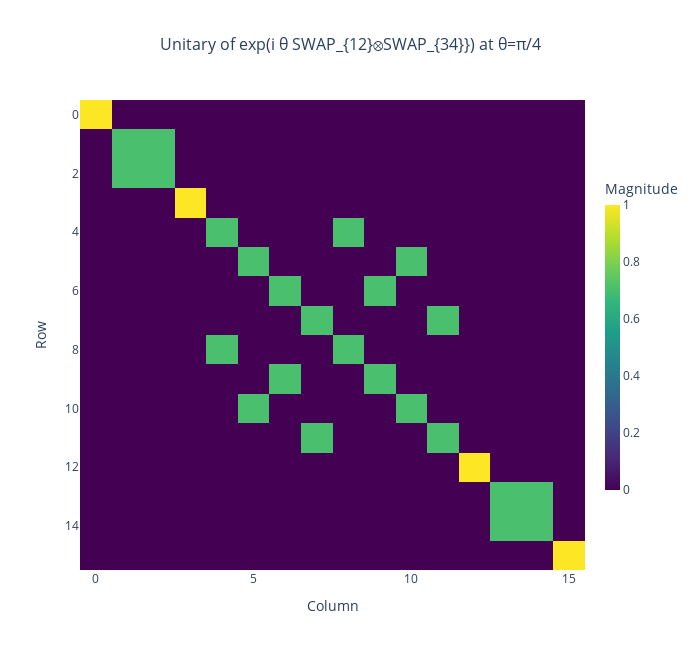

Notebook cell for this chart:
### Code cell
show_circuit(lambda th: exp_i_theta_SWAP12_SWAP34(th), n=4, theta=np.pi/4, max_length=15, title="exp(i θ SWAP_{12}⊗SWAP_{34}) on wires (0,1,2,3)")
print("\n== 4-qubit exp^{i θ SWAP_{12}⊗SWAP_{34}} action at θ=π/4 ==")
print_action(lambda th: exp_i_theta_SWAP12_SWAP34(th), n=4, theta=np.pi/4)
plot_complex_matrix_interactive(unitary_of(lambda th: exp_i_theta_SWAP12_SWAP34(th), n=4, theta=np.pi/4), title="Unitary of exp(i θ SWAP_{12}⊗SWAP_{34}}) at θ=π/4")

### Figure 1 — Plotly figure (JSON) as saved in the notebook; plotly's stock layout.template omitted (floating-point values rounded to 4 significant figures; data arrays with more than 128 entries replaced by an {"elided": "..."} marker saying what was removed)
{"data": [{"colorbar": {"len": 0.7, "thickness": 15, "title": {"text": "Magnitude"}}, "colorscale": [[0, "#440154"], [0.1111, "#482878"], [0.2222, "#3e4989"], [0.3333, "#31688e"], [0.4444, "#26828e"], [0.5556, "#1f9e89"], [0.6667, "#35b779"], [0.7778, "#6ece58"], [0.8889, "#b5de2b"], [1, "#fde725"]], "hovertemplate": "%{text}<extra></extra>", "showscale": true, "text": {"elided": "16x16 str values"}, "type": "heatmap", "z": {"elided": "16x16 float values"}}], "layout": {"height": 650, "plot_bgcolor": "white", "title": {"font": {"size": 16}, "text": "Unitary of exp(i θ SWAP_{12}⊗SWAP_{34}}) at θ=π/4", "x": 0.5, "xanchor": "center"}, "width": 700, "xaxis": {"side": "bottom", "title": {"text": "Column"}}, "yaxis": {"autorange": "reversed", "title": {"text": "Row"}}}}
